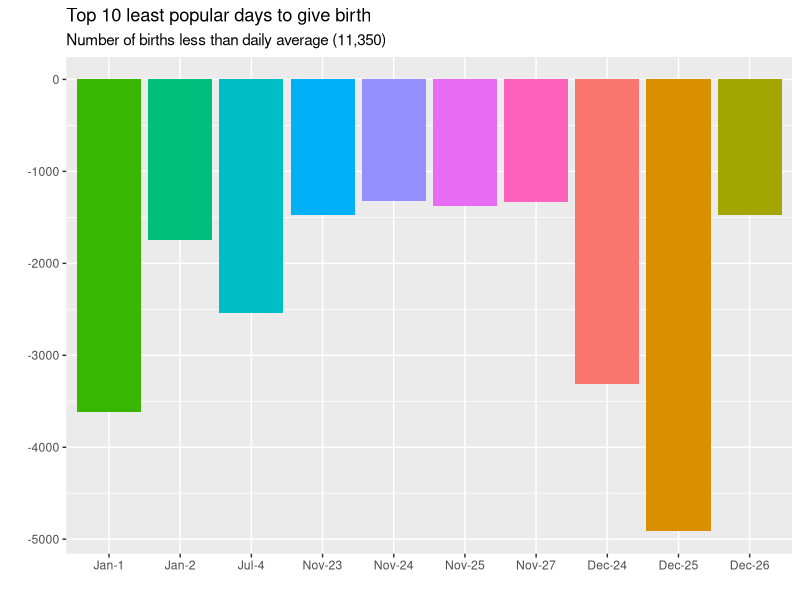
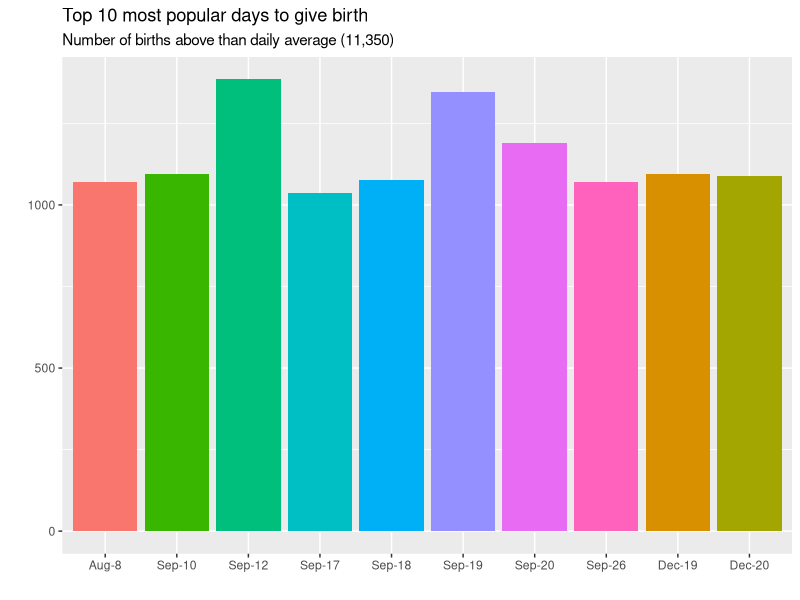
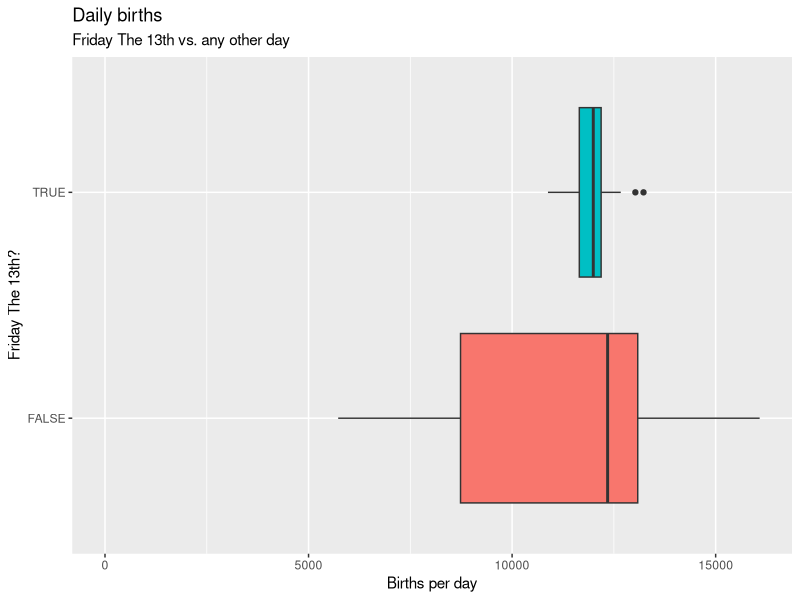
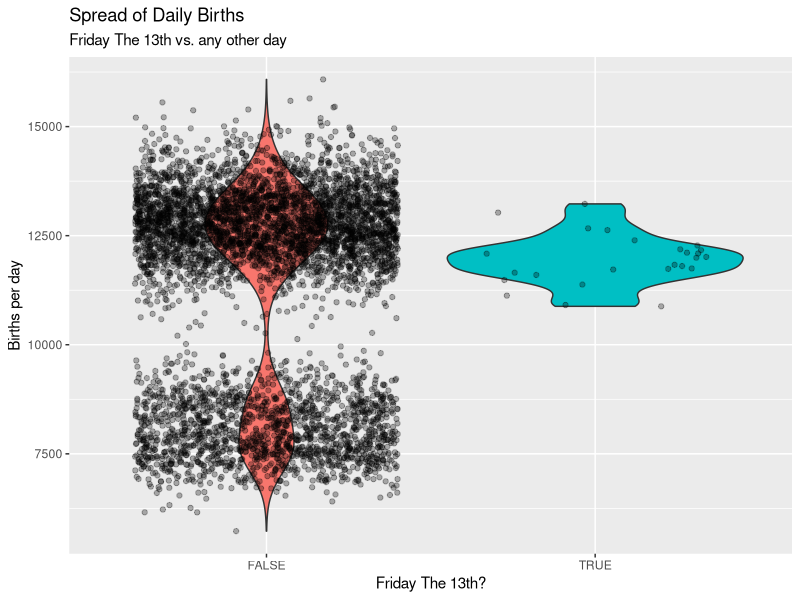
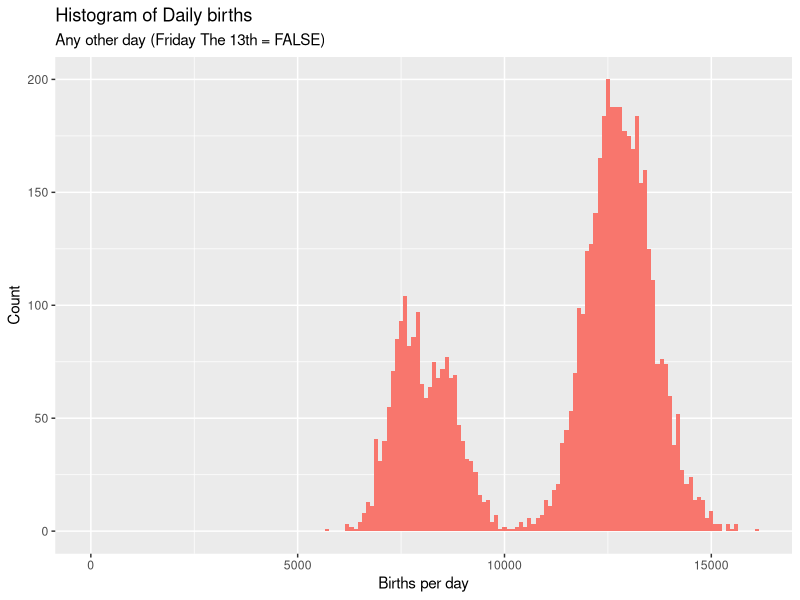
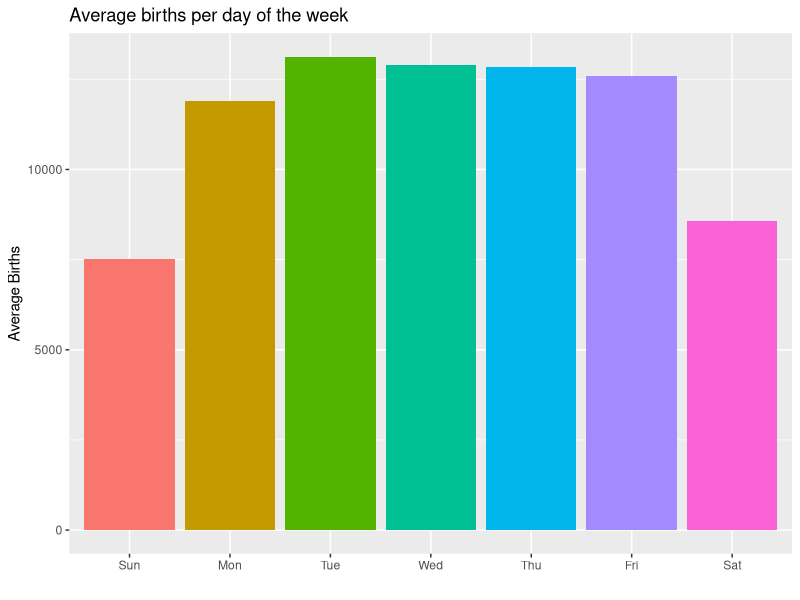
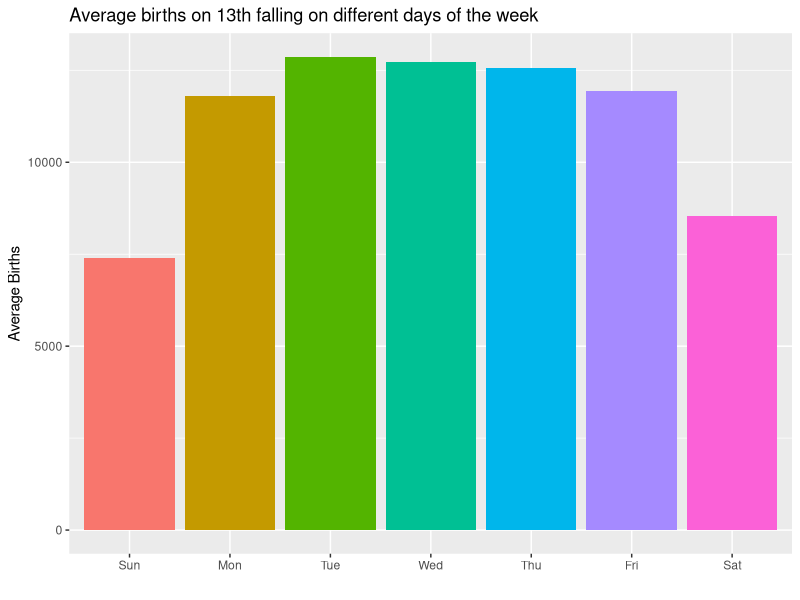

Source code (R) for these figures, in order:
## ---- chunk 1
knitr::opts_chunk$set(echo = FALSE)
## ---- chunk 2
library(tidyverse)
library(lubridate)
## ---- chunk 3
data <- read_csv("data/US_births_2000-2014_SSA_formatted.csv")
## ---- chunk 4
data %>% 
  mutate(dm = as.integer(paste(month(date), day(date),sep = "")),
         month_day = paste(month(date, label = TRUE), day(date),sep = "-"),
         daily_avg = mean(births)) %>% 
  group_by(dm, month_day, daily_avg) %>% 
  summarise(births = mean(births)) %>%
  mutate(less_births = births - daily_avg) %>% 
  arrange(less_births) %>% 
  head(10) %>% 
  ggplot(aes(fct_reorder(month_day, dm), less_births, fill = month_day)) +
  geom_col() + 
  labs(
    title = "Top 10 least popular days to give birth",
    subtitle = "Number of births less than daily average (11,350)",
    x = "",
    y = ""
  ) + 
  theme(legend.position = "none")
## ---- chunk 5
data %>% 
  mutate(dm = as.integer(paste(month(date), day(date),sep = "")),
         month_day = paste(month(date, label = TRUE), day(date),sep = "-"),
         daily_avg = mean(births)) %>% 
  group_by(dm, month_day, daily_avg) %>% 
  summarise(births = mean(births)) %>%
  mutate(less_births = births - daily_avg) %>% 
  arrange(desc(less_births)) %>% 
  head(10) %>% 
  ggplot(aes(fct_reorder(month_day, dm), less_births, fill = month_day)) +
  geom_col() + 
  labs(
    title = "Top 10 most popular days to give birth",
    subtitle = "Number of births above than daily average (11,350)",
    x = "",
    y = ""
  ) + 
  theme(legend.position = "none")
## ---- chunk 6
data %>% 
  ggplot(aes(friday13, births, fill = friday13)) + geom_boxplot() + 
  labs(
    title = "Daily births",
    subtitle = "Friday The 13th vs. any other day",
    x = "Friday The 13th?",
    y = "Births per day"
  ) + 
  coord_flip() +
  expand_limits(y = 0) +
  theme(legend.position = "none")
## ---- chunk 7
data %>% 
  group_by(friday13) %>% 
  ggplot(aes(friday13, births, fill = friday13)) + 
  geom_violin() + 
  geom_jitter(alpha = 0.3) +
  labs(
    title = "Spread of Daily Births",
    subtitle = "Friday The 13th vs. any other day",
    x = "Friday The 13th?",
    y = "Births per day"
  ) + 
  theme(legend.position = "none")
## ---- chunk 8
data %>% filter(friday13 == FALSE) %>% 
  ggplot(aes(births, fill = "orange")) + geom_histogram(binwidth = 100) + expand_limits(x=0) +
  labs(
    title = "Histogram of Daily births",
    subtitle = "Any other day (Friday The 13th = FALSE)",
    x = "Births per day",
    y = "Count"
  ) + 
  theme(legend.position = "none")
## ---- chunk 9
data %>% 
  group_by(day = factor(day, levels= c("Sun", "Mon", "Tue", "Wed", "Thu", "Fri", "Sat"))) %>% 
  summarise(avg_births = mean(births)) %>% 
  ggplot(aes(day, avg_births, fill = day)) + geom_col() + 
  labs(
    title = "Average births per day of the week",
    x = "",
    y = "Average Births"
  ) + 
  theme(legend.position = "none")
## ---- chunk 10
data %>% 
  filter(day(date)==13) %>% 
  group_by(day = factor(day, levels= c("Sun", "Mon", "Tue", "Wed", "Thu", "Fri", "Sat"))) %>% 
  summarise(avg_births = mean(births)) %>% 
  ggplot(aes(day, avg_births, fill = day)) + geom_col() + 
  labs(
    title = "Average births on 13th falling on different days of the week",
    x = "",
    y = "Average Births"
  ) + 
  theme(legend.position = "none")
